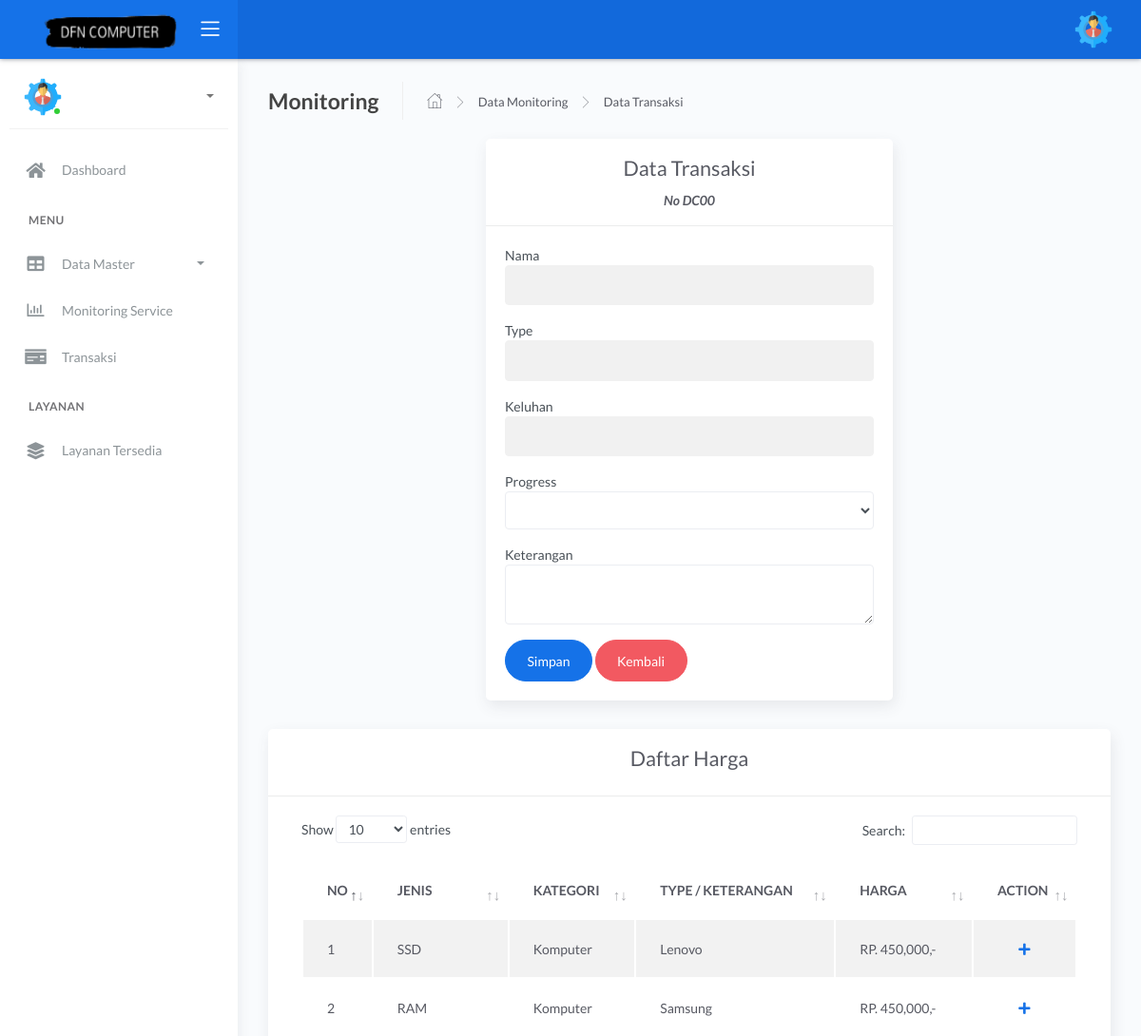
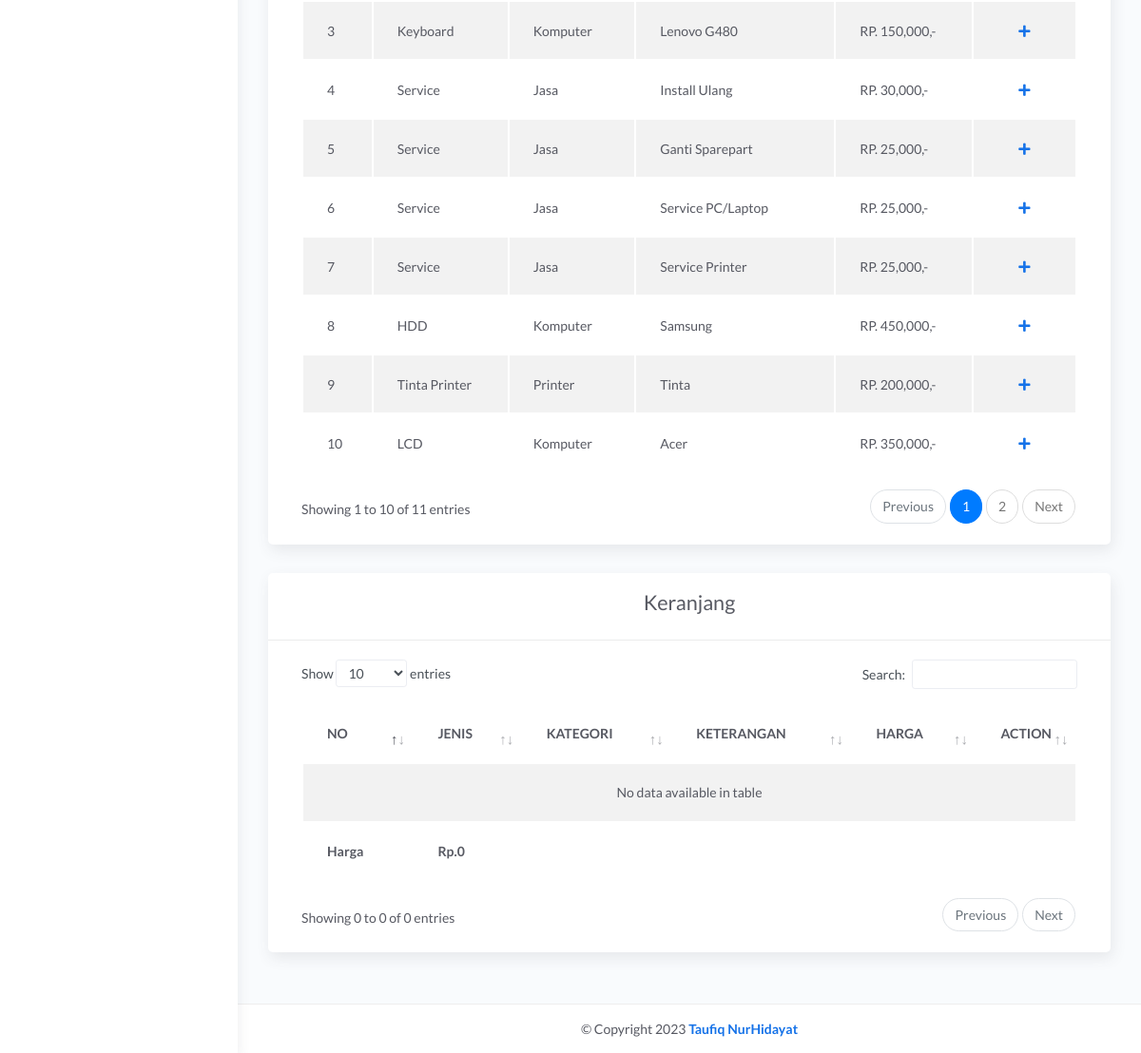
/admin/teknisi/monitoring_transaksi.php, run on the app's committed database (2 pictures, top to bottom).
### tables this page shows
CREATE TABLE `harga` (
  `id_harga` int(11) NOT NULL,
  `jenis` varchar(255) NOT NULL,
  `kategori` varchar(255) NOT NULL,
  `type` varchar(255) NOT NULL,
  `harga` int(11) NOT NULL
);

### admin/teknisi/monitoring_transaksi.php (the view, shortened to what this page needs)
<?php include 'header.php'; ?>
<div class="main-panel">
    <div class="content">
        <div class="page-inner ">
            <div class="page-header">
                <h4 class="page-title">Monitoring</h4>
                <ul class="breadcrumbs">
                    <li class="nav-home">
                        <a href="index.php">
                            <i class="flaticon-home"></i>
                        </a>
                    </li>
                    <li class="separator">
                        <i class="flaticon-right-arrow"></i>
                    </li>
                    <li class="nav-item">
                        <a href="monitoring_service.php">Data Monitoring</a>
                    </li>
                    <li class="separator">
                        <i class="flaticon-right-arrow"></i>
                    </li>
                    <li class="nav-item">
                        <a href="monitoring_transaksi.php?no_service=<?php echo $no_service ?>">Data Transaksi</a>
                    </li>
                </ul>
            </div>
            <div class="row justify-content-center">
                <div class="col-md-6">
                    <div class="card">
                        <div class=" card-header ">
                            <center>
                                <h2>Data Transaksi</h2>
                                <i>
                                    <b>No DC00<?php echo $no_service; ?></b>
                                </i>
                            </center>
                        </div>
                        <div class="card-body">
                            <form action="monitoring_transaksi.php?no_service=<?php echo $no_service ?>" method="post">
                                <form>
                                    <div class="mb-3">
                                        <label class="form-label">Nama</label>
                                        <input type="text" class="form-control" id="nama" name="nama" value="<?php echo $data['nama']; ?>" readonly>
                                    </div>
                                    <div class="mb-3">
                                        <label class="form-label">Type</label>
                                        <input type="text" class="form-control" id="type" name="type" value="<?php echo $data['type']; ?>" readonly>
                                    </div>
                                    <div class="mb-3">
                                        <label class="form-label">Keluhan</label>
                                        <input type="text" class="form-control" id="keluhan" name="keluhan" value="<?php echo $data['keluhan']; ?>" readonly>
                                    </div>
                                    <div class="mb-3">
                                        <label class="form-label">Progress</label>
                                        <select class="form-control input-border-buttom" name="progres" id="progres">
                                            <option selected><?php echo $data['progres']; ?></option>
                                            <option value="Selesai Pengerjaan">Selesai Pengerjaan</option>
                                        </select>
                                    </div>
                                    <div class="mb-3">
                                        <label class="form-label">Keterangan</label>
                                        <textarea type="text" class="form-control" id="keterangan" name="keterangan" required><?php echo $data['keterangan']; ?></textarea>
                                    </div>
                                    <button type="submit" name="simpan" class="btn btn-primary btn-round ml-auto">Simpan</button>
                                    <a type="submit" class="btn btn-danger btn-round ml-auto" href="monitoring_service.php">Kembali</a>
                                </form>
                        </div>
                    </div>
                </div>
            </div>
            <div class="row" id="harga">
                <div class="col-md-12">
                    <div class="card">
                        <div class="card-header ">
                            <center>
                                <h2>Daftar Harga </h2>
                            </center>
                        </div>
                        <div class="card-body">
                            <div class="table-responsive">
                                <table id="tableharga" class="display table table-striped table-hover">
                                    <thead>
                                        <tr>
                                            <th style="width: 1%">NO</th>
                                            <th>JENIS</th>
                                            <th>KATEGORI</th>
                                            <th>TYPE / KETERANGAN</th>
                                            <th>HARGA</th>
                                            <th style="width: 10%">ACTION</th>
                                        </tr>
                                    </thead>
                                    <tbody>
                                        <?php
                                        include '../../koneksi.php';
                                        $no = 1;
                                        $dataharga = mysqli_query($koneksi, "SELECT * FROM harga");
                                        while ($d = mysqli_fetch_array($dataharga)) {
                                        ?>
                                            <tr>
                                                <td><?php echo $no++; ?></td>
                                                <td><?php echo $d['jenis']; ?></td>
                                                <td><?php echo $d['kategori']; ?></td>
                                                <td><?php echo $d['type']; ?></td>
                                                <td>RP. <?php echo number_format($d['harga']) ?>,-</td>
                                                <td>
                                                    <div class="form-button-action">
                                                        <button type="button" data-toggle="modal" title="" class="btn btn-link btn-primary" data-target="#tambah_<?php echo $d['id_harga']; ?>">
                                                            <i class="fa fa-plus"></i>
                                                        </button>
                                                    </div>
                                                <?php
                                            }
                                                ?>
                                                </td>
                                            </tr>
                                    </tbody>
                                </table>
                            </div>
                        </div>
                    </div>
                </div>
            </div>
            <div class="row" id="keranjang">
                <div class="col-md-12">
                    <div class="card">
                        <div class="card-header ">
                            <center>
                                <h2>Keranjang</h2>
                            </center>
                        </div>
                        <div class="card-body">
                            <div class="table-responsive">
                                <table id="tablekeranjang" class="display table table-striped table-hover">
                                    <thead>
                                        <tr>
                                            <th>NO</th>
                                            <th>JENIS</th>
                                            <th>KATEGORI</th>
                                            <th>KETERANGAN</th>
                                            <th>HARGA</th>
                                            <th style="width: 10%">ACTION</th>
                                        </tr>
                                    </thead>
                                    <tbody>
                                        <?php
                                        $total = 0;
                                        ?>
                        </tbody>
                        <tfoot>
                            <tr>
                                <th><b>Harga </b></th>
                                <th><b>Rp.<?php echo number_format($total) ?></b></th>
                            </tr>
                            </table>
                        </div>
                    </div>
                </div>
            </div>
        </div>
    </div>
</div>
<?php include 'footer.php'; ?>
</div>

### data on the page
harga: jenis "SSD", kategori "Komputer", type "Lenovo", harga "450,000"
harga: jenis "RAM", kategori "Komputer", type "Samsung", harga "450,000"
harga: jenis "Keyboard", kategori "Komputer", type "Lenovo G480", harga "150,000"
harga: jenis "Service", kategori "Jasa", type "Install Ulang", harga "30,000"
harga: jenis "Service", kategori "Jasa", type "Ganti Sparepart", harga "25,000"
harga: jenis "Service", kategori "Jasa", type "Service PC/Laptop", harga "25,000"
harga: jenis "Service", kategori "Jasa", type "Service Printer", harga "25,000"
harga: jenis "HDD", kategori "Komputer", type "Samsung", harga "450,000"
harga: jenis "Tinta Printer", kategori "Printer", type "Tinta", harga "200,000"
harga: jenis "LCD", kategori "Komputer", type "Acer", harga "350,000"

### other printed values
$total "0"
